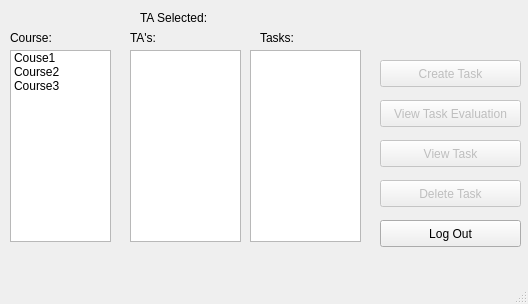
<?xml version="1.0" encoding="UTF-8"?>
<ui version="4.0">
 <class>InstructorWindow</class>
 <widget class="QMainWindow" name="InstructorWindow">
  <property name="geometry">
   <rect>
    <x>0</x>
    <y>0</y>
    <width>528</width>
    <height>304</height>
   </rect>
  </property>
  <property name="windowTitle">
   <string>TAEval</string>
  </property>
  <widget class="QWidget" name="centralwidget">
   <widget class="QPushButton" name="logOut">
    <property name="geometry">
     <rect>
      <x>380</x>
      <y>220</y>
      <width>141</width>
      <height>27</height>
     </rect>
    </property>
    <property name="text">
     <string>Log Out</string>
    </property>
   </widget>
   <widget class="QListWidget" name="TAList">
    <property name="geometry">
     <rect>
      <x>130</x>
      <y>50</y>
      <width>111</width>
      <height>192</height>
     </rect>
    </property>
   </widget>
   <widget class="QLabel" name="label">
    <property name="geometry">
     <rect>
      <x>140</x>
      <y>10</y>
      <width>81</width>
      <height>16</height>
     </rect>
    </property>
    <property name="text">
     <string>TA Selected:</string>
    </property>
   </widget>
   <widget class="QLabel" name="TASelectedLabel">
    <property name="geometry">
     <rect>
      <x>220</x>
      <y>10</y>
      <width>111</width>
      <height>16</height>
     </rect>
    </property>
    <property name="text">
     <string/>
    </property>
   </widget>
   <widget class="QLabel" name="label_2">
    <property name="geometry">
     <rect>
      <x>130</x>
      <y>30</y>
      <width>60</width>
      <height>16</height>
     </rect>
    </property>
    <property name="text">
     <string>TA's:</string>
    </property>
   </widget>
   <widget class="QListWidget" name="taskList">
    <property name="geometry">
     <rect>
      <x>250</x>
      <y>50</y>
      <width>111</width>
      <height>192</height>
     </rect>
    </property>
   </widget>
   <widget class="QLabel" name="label_3">
    <property name="geometry">
     <rect>
      <x>260</x>
      <y>30</y>
      <width>60</width>
      <height>16</height>
     </rect>
    </property>
    <property name="text">
     <string>Tasks:</string>
    </property>
   </widget>
   <widget class="QPushButton" name="deleteTaskButton">
    <property name="enabled">
     <bool>false</bool>
    </property>
    <property name="geometry">
     <rect>
      <x>380</x>
      <y>180</y>
      <width>141</width>
      <height>27</height>
     </rect>
    </property>
    <property name="text">
     <string>Delete Task</string>
    </property>
   </widget>
   <widget class="QPushButton" name="viewTaskButton">
    <property name="enabled">
     <bool>false</bool>
    </property>
    <property name="geometry">
     <rect>
      <x>380</x>
      <y>140</y>
      <width>141</width>
      <height>27</height>
     </rect>
    </property>
    <property name="text">
     <string>View Task</string>
    </property>
    <property name="autoDefault">
     <bool>false</bool>
    </property>
    <property name="default">
     <bool>false</bool>
    </property>
   </widget>
   <widget class="QListWidget" name="courseList">
    <property name="geometry">
     <rect>
      <x>10</x>
      <y>50</y>
      <width>101</width>
      <height>192</height>
     </rect>
    </property>
    <item>
     <property name="text">
      <string>Couse1</string>
     </property>
    </item>
    <item>
     <property name="text">
      <string>Course2</string>
     </property>
    </item>
    <item>
     <property name="text">
      <string>Course3</string>
     </property>
    </item>
    <item>
     <property name="text">
      <string/>
     </property>
    </item>
   </widget>
   <widget class="QLabel" name="label_4">
    <property name="geometry">
     <rect>
      <x>10</x>
      <y>30</y>
      <width>71</width>
      <height>16</height>
     </rect>
    </property>
    <property name="text">
     <string>Course:</string>
    </property>
   </widget>
   <widget class="QPushButton" name="evaluationButton">
    <property name="enabled">
     <bool>false</bool>
    </property>
    <property name="geometry">
     <rect>
      <x>380</x>
      <y>100</y>
      <width>141</width>
      <height>27</height>
     </rect>
    </property>
    <property name="text">
     <string>View Task Evaluation</string>
    </property>
   </widget>
   <widget class="QPushButton" name="createTask">
    <property name="enabled">
     <bool>false</bool>
    </property>
    <property name="geometry">
     <rect>
      <x>380</x>
      <y>60</y>
      <width>141</width>
      <height>27</height>
     </rect>
    </property>
    <property name="text">
     <string>Create Task</string>
    </property>
   </widget>
  </widget>
  <widget class="QMenuBar" name="menubar">
   <property name="geometry">
    <rect>
     <x>0</x>
     <y>0</y>
     <width>528</width>
     <height>24</height>
    </rect>
   </property>
  </widget>
  <widget class="QStatusBar" name="statusbar"/>
 </widget>
 <resources/>
 <connections/>
</ui>
